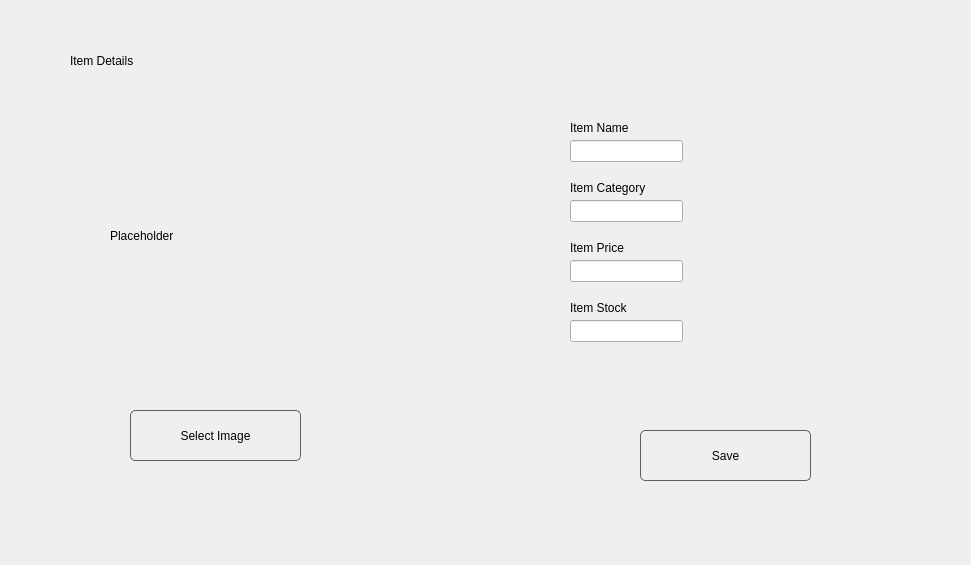
<?xml version="1.0" encoding="UTF-8"?>
<ui version="4.0">
 <class>inventory_popup</class>
 <widget class="QWidget" name="inventory_popup">
  <property name="geometry">
   <rect>
    <x>0</x>
    <y>0</y>
    <width>971</width>
    <height>565</height>
   </rect>
  </property>
  <property name="windowTitle">
   <string>Form</string>
  </property>
  <property name="styleSheet">
   <string notr="true">QWidget#custom_modal {
	background-color: #FFFFFF;
	border: 4px solid rgba(29,33,41,1);
	border-radius: 2px;
}

QPushButton {
	border-radius:5px;
	border: 1px solid #5E5E5E;
	padding: 5px 5px;
}</string>
  </property>
  <widget class="QPushButton" name="pb_close">
   <property name="geometry">
    <rect>
     <x>930</x>
     <y>10</y>
     <width>30</width>
     <height>30</height>
    </rect>
   </property>
   <property name="styleSheet">
    <string notr="true">QPushButton {
	background: #00000000;
	border: none;
}</string>
   </property>
   <property name="text">
    <string/>
   </property>
   <property name="icon">
    <iconset>
     <normaloff>../src/frontend/__image/circle-xmark.png</normaloff>../src/frontend/__image/circle-xmark.png</iconset>
   </property>
   <property name="iconSize">
    <size>
     <width>30</width>
     <height>30</height>
    </size>
   </property>
  </widget>
  <widget class="QLabel" name="lb_itemImg">
   <property name="geometry">
    <rect>
     <x>110</x>
     <y>110</y>
     <width>251</width>
     <height>251</height>
    </rect>
   </property>
   <property name="text">
    <string>Placeholder</string>
   </property>
   <property name="scaledContents">
    <bool>true</bool>
   </property>
  </widget>
  <widget class="QPushButton" name="pb_img">
   <property name="geometry">
    <rect>
     <x>130</x>
     <y>410</y>
     <width>171</width>
     <height>51</height>
    </rect>
   </property>
   <property name="text">
    <string>Select Image</string>
   </property>
  </widget>
  <widget class="QLineEdit" name="le_stock">
   <property name="geometry">
    <rect>
     <x>570</x>
     <y>320</y>
     <width>113</width>
     <height>22</height>
    </rect>
   </property>
  </widget>
  <widget class="QLabel" name="lb_1">
   <property name="geometry">
    <rect>
     <x>570</x>
     <y>300</y>
     <width>71</width>
     <height>16</height>
    </rect>
   </property>
   <property name="text">
    <string>Item Stock</string>
   </property>
  </widget>
  <widget class="QLineEdit" name="le_price">
   <property name="geometry">
    <rect>
     <x>570</x>
     <y>260</y>
     <width>113</width>
     <height>22</height>
    </rect>
   </property>
  </widget>
  <widget class="QLabel" name="lb_3">
   <property name="geometry">
    <rect>
     <x>570</x>
     <y>240</y>
     <width>61</width>
     <height>16</height>
    </rect>
   </property>
   <property name="text">
    <string>Item Price</string>
   </property>
  </widget>
  <widget class="QLabel" name="lb_4">
   <property name="geometry">
    <rect>
     <x>570</x>
     <y>180</y>
     <width>81</width>
     <height>16</height>
    </rect>
   </property>
   <property name="text">
    <string>Item Category</string>
   </property>
  </widget>
  <widget class="QLineEdit" name="le_category">
   <property name="geometry">
    <rect>
     <x>570</x>
     <y>200</y>
     <width>113</width>
     <height>22</height>
    </rect>
   </property>
  </widget>
  <widget class="QLineEdit" name="le_name">
   <property name="geometry">
    <rect>
     <x>570</x>
     <y>140</y>
     <width>113</width>
     <height>22</height>
    </rect>
   </property>
  </widget>
  <widget class="QLabel" name="lb_2">
   <property name="geometry">
    <rect>
     <x>570</x>
     <y>120</y>
     <width>61</width>
     <height>16</height>
    </rect>
   </property>
   <property name="text">
    <string>Item Name</string>
   </property>
  </widget>
  <widget class="QLabel" name="lb_">
   <property name="geometry">
    <rect>
     <x>70</x>
     <y>50</y>
     <width>71</width>
     <height>21</height>
    </rect>
   </property>
   <property name="text">
    <string>Item Details</string>
   </property>
  </widget>
  <widget class="QPushButton" name="pb_save">
   <property name="geometry">
    <rect>
     <x>640</x>
     <y>430</y>
     <width>171</width>
     <height>51</height>
    </rect>
   </property>
   <property name="text">
    <string>Save</string>
   </property>
  </widget>
 </widget>
 <resources/>
 <connections/>
</ui>
